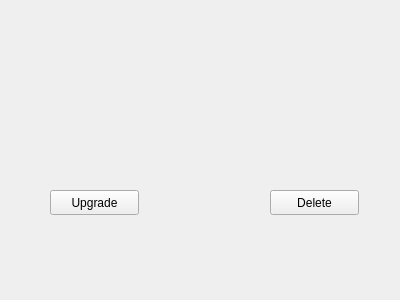
<?xml version="1.0" encoding="UTF-8"?>
<ui version="4.0">
 <class>modificarCurso1</class>
 <widget class="QWidget" name="modificarCurso1">
  <property name="geometry">
   <rect>
    <x>0</x>
    <y>0</y>
    <width>400</width>
    <height>300</height>
   </rect>
  </property>
  <property name="windowTitle">
   <string>Form</string>
  </property>
  <widget class="QPushButton" name="upgrade">
   <property name="geometry">
    <rect>
     <x>50</x>
     <y>190</y>
     <width>89</width>
     <height>25</height>
    </rect>
   </property>
   <property name="text">
    <string>Upgrade</string>
   </property>
  </widget>
  <widget class="QPushButton" name="delete_2">
   <property name="geometry">
    <rect>
     <x>270</x>
     <y>190</y>
     <width>89</width>
     <height>25</height>
    </rect>
   </property>
   <property name="text">
    <string>Delete</string>
   </property>
  </widget>
 </widget>
 <resources/>
 <connections/>
</ui>
